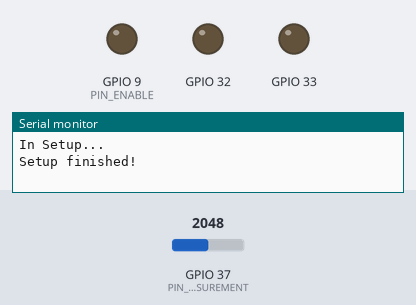
This sketch was run on a simulated ESP32. On the bench: output pins drawn as LEDs (lit = HIGH), the last lines printed to the serial monitor. Dashed ring = blinking. The test bench sets the inputs (shaded band); at power-on: GPIO 37 (PIN_MEASUREMENT) = 2048 (analog values on the 0–4095 scale).

Above: at 0.6 s.
At 1.6 s:
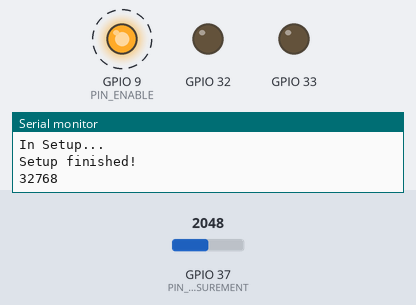
Timing chart, 0 to 3.0 s (numbered marks = the images above):
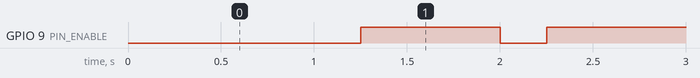

Measured:
- by itself, GPIO 9 (PIN_ENABLE): alternates HIGH for 0.75 s and LOW for 0.25 s

The sketch:

Demo_OutputSwitcher.ino
```cpp
// 本脚本用于测试电流换向的分压法测电阻，包括
// Vcc与GND均通过模拟输出引脚实现，并在loop函数中实现换向
#pragma once

#include <Chrono.h>
#include<max6675.h>

MAX6675 thermalCouple(D2,D3,D4); //SCLK,CS,MISO

#define PIN_MEASUREMENT A1
#define PIN_ENABLE D10
#define SWITCH_ENABLE LOW    // 低电平使能
#define SWITCH_DISABLE HIGH  // 低电平使能

#define ANALOG_RESOLUTION 16         // 模拟测量的分辨位数
#define ANALOG_RESOLUTION_MAX 65535  // 模拟测量分辨率的最大值

#define TIME_STARTUP 250  // 采样使能后到采样的时间间隔

Chrono sampleChrono;
long readValue = 0;

const int SAMPLING_INTERVAL = 1000;


void setup() {
  Serial.begin(115200);
  Serial.println("In Setup...");
  analogReadResolution(ANALOG_RESOLUTION);
  analogWriteResolution(ANALOG_RESOLUTION);
  Serial.println("Setup finished!");
}

void loop() {
  // 确定输入输出的方向
  pinMode(A4, OUTPUT);
  pinMode(A5, OUTPUT);

  pinMode(PIN_ENABLE, OUTPUT);

  if (sampleChrono.hasPassed(SAMPLING_INTERVAL)) {
    sampleChrono.restart();
    digitalWrite(PIN_ENABLE, SWITCH_ENABLE);  // 串联继电器连通 使能
    delay(TIME_STARTUP);
    // 读取
    readValue = analogRead(PIN_MEASUREMENT);
    // 读取部分

    digitalWrite(PIN_ENABLE, SWITCH_DISABLE);

    Serial.println(readValue);
  }
}
```
